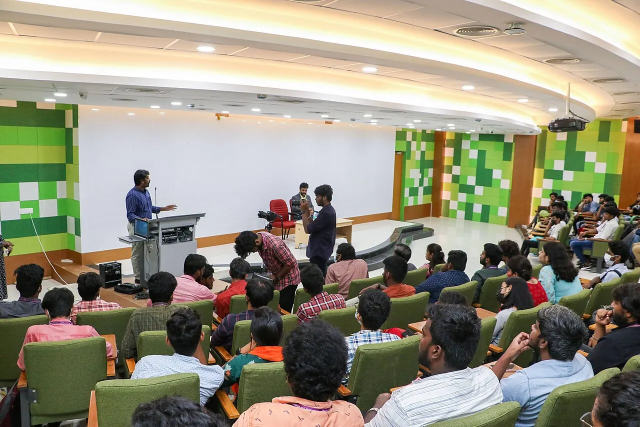
#> input picture v3/assets/img/commons-0j9a0195.webp, 1280 x 853 px (shown at 1/2 size)
$ python check_stage_contrast.py
#> lines starting #> are read from the running program, lines starting #| are printed output that depends on the picture
"""Contrast of the white stage headline over each chapter backdrop, with the 0.52 navy overlay, at 1440x900.
Samples the headline area (left 4-46%, middle 36-64%) and reports contrast of the light text colour against the 95th percentile
and the brightest pixel there. Needs >= 4.5 against the 95th percentile (large text needs 3 at minimum).
Usage (from v3/): python tools/check_stage_contrast.py [more image paths...]
"""
import os, sys
import numpy as np
from PIL import Image
ROOT = os.path.dirname(os.path.dirname(os.path.abspath(__file__)))
NAVY = np.array([10, 19, 37], np.float32); TEXT = np.array([244, 243, 238], np.float32); OV = 0.52
def lum(rgb):
    c = rgb / 255; c = np.where(c <= 0.03928, c / 12.92, ((c + 0.055) / 1.055) ** 2.4)
    return 0.2126 * c[..., 0] + 0.7152 * c[..., 1] + 0.0722 * c[..., 2]
def check(path, W=1440, H=900):
#> called with path = 'v3/assets/img/commons-0j9a0195.webp', W = 1440, H = 900
    im = Image.open(path).convert("RGB"); w, h = im.size; s = max(W / w, H / h)
#> in check, im is the input picture: PIL image 1280x853 RGB; mean R, G, B 150.1, 145.8, 126.7
#> after `w, h = im.size`: w = 1280; h = 853
#> after `s = max(W / w, H / h)`: s = 1.12
    im = im.resize((max(W, round(w * s)), max(H, round(h * s)))); l = (im.width - W) // 2; t = (im.height - H) // 2
#> after `im = im.resize((max(W, round(w * s)), max(H, round(h * s))))`:
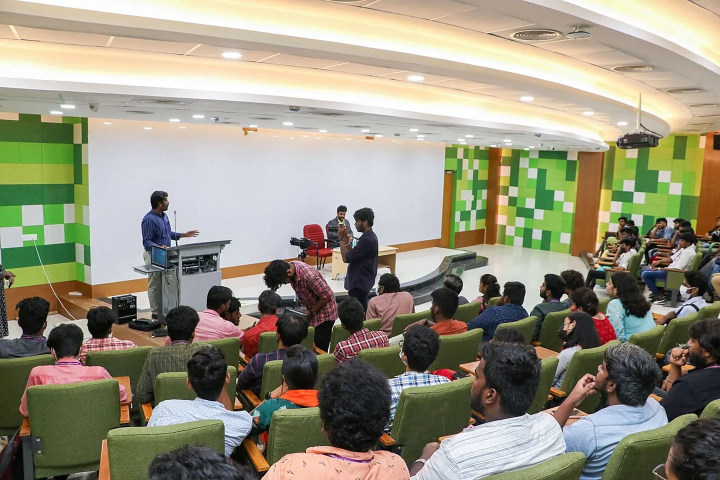
#> im: PIL image 1440x960 RGB (shown at 1/2 size); mean R, G, B 150.1, 145.8, 126.7
#> after `l = (im.width - W) // 2`: l = 0
#> after `t = (im.height - H) // 2`: t = 30
    a = np.asarray(im.crop((l, t, l + W, t + H)), np.float32) * (1 - OV) + NAVY * OV
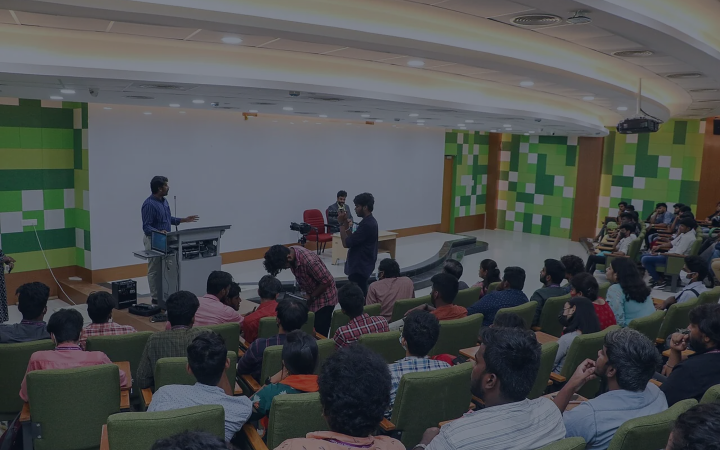
#> a: shape (900, 1440, 3) float32 (shown at 1/2 size); mean R, G, B 76.4, 79.4, 79.6
    reg = a[int(H * .36):int(H * .64), int(W * .04):int(W * .46)]
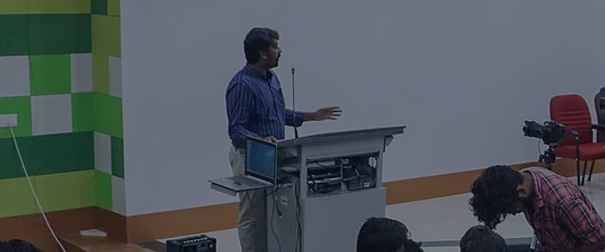
#> reg: shape (252, 605, 3) float32; mean R, G, B 80.7, 87, 92.1
    Lb = lum(reg); Lt = lum(TEXT)
#> in lum, `c = np.where(c <= 0.03928, c / 12.92, ((c + 0.055) / 1.055) ** 2.4)`:
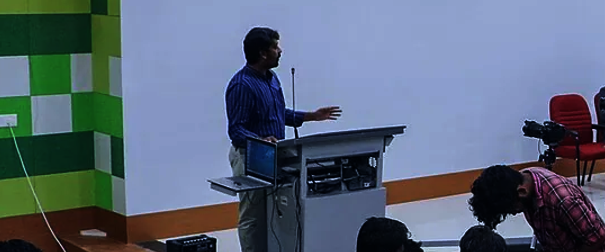
#> c: shape (252, 605, 3) float32; mean R, G, B 0.097, 0.111, 0.13; drawn with min black and max white
#> in lum, `return 0.2126 * c[..., 0] + 0.7152 * c[..., 1] + 0.0722 * c[..., 2]`:
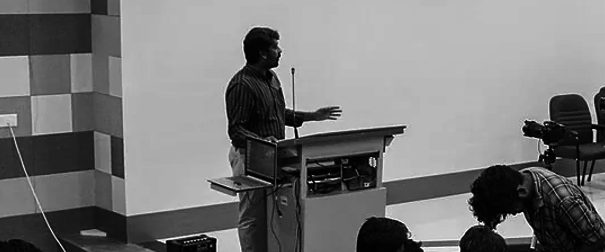
#> returned value: shape (252, 605) float32; min 0.00296, max 0.231, mean 0.109; drawn with min black and max white
#> after `Lt = lum(TEXT)`: Lt = 0.895
    c95 = (Lt + .05) / (np.percentile(Lb, 95) + .05); cmax = (Lt + .05) / (Lb.max() + .05)
#> after `c95 = (Lt + 0.05) / (np.percentile(Lb, 95) + 0.05)`: c95 = 4.28
#> after `cmax = (Lt + 0.05) / (Lb.max() + 0.05)`: cmax = 3.37
    return c95, cmax
if __name__ == "__main__":
    paths = sys.argv[1:] or [os.path.join(ROOT, "assets", "img", p) for p in
        ["commons-0j9a0195.webp", "bg/lab-research.webp", "bg/milan-dance.webp", "hero/lead.webp", "commons-rays-of-hope.webp"]]
    for p in paths:
        c95, cmax = check(p); print(f"{os.path.relpath(p, ROOT + chr(92) + 'assets' + chr(92) + 'img'):34} 95th pct {c95:5.2f}:1   brightest {cmax:5.2f}:1   {'OK' if c95 >= 4.5 else 'LOW'}")
#> after `c95, cmax = check(p)`: c95 = 4.28; cmax = 3.37
#> pass 2 of the loop `for p in paths:`:
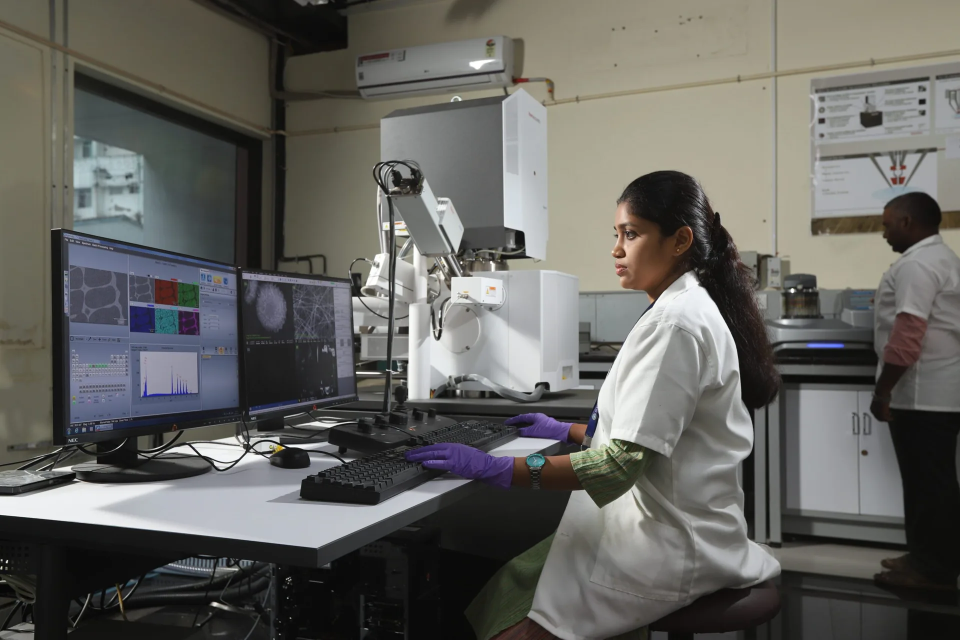
#> input picture v3/assets/img/bg/lab-research.webp, 1920 x 1280 px (shown at 1/2 size)
#> in check, im is the input picture: PIL image 1920x1280 RGB; mean R, G, B 100.2, 99.7, 95.7
#> im: PIL image 1440x960 RGB
#> in check (call 2), `reg = a[int(H * .36):int(H * .64), int(W * .04):int(W * .46)]`:
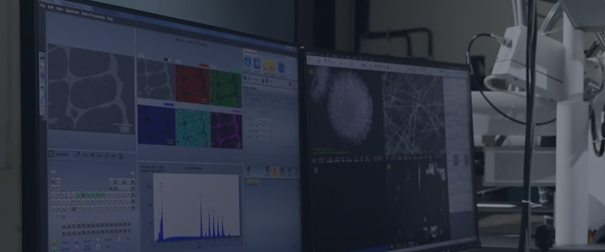
#> reg: shape (252, 605, 3) float32; mean R, G, B 49.2, 55, 68.1
#> in lum (call 3), `return 0.2126 * c[..., 0] + 0.7152 * c[..., 1] + 0.0722 * c[..., 2]`:
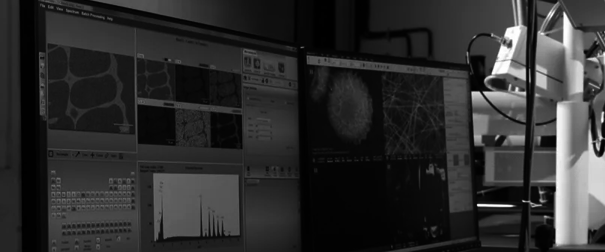
#> returned value: shape (252, 605) float32; min 0.00544, max 0.231, mean 0.0459; drawn with min black and max white
#> in check (call 2), `c95 = (Lt + 0.05) / (np.percentile(Lb, 95) + 0.05)`: c95 = 5.12
#> pass 3 of the loop `for p in paths:`:
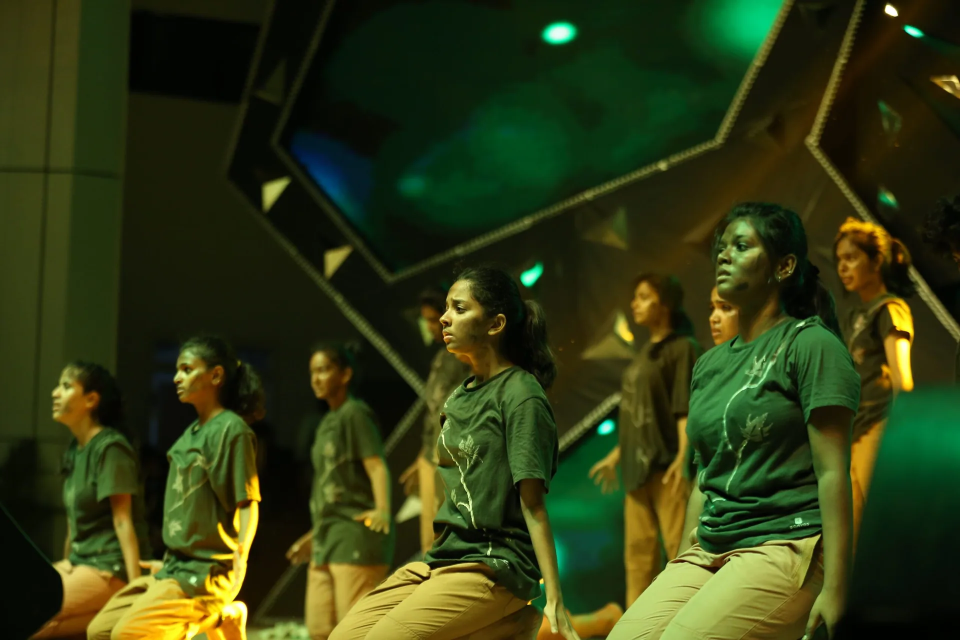
#> input picture v3/assets/img/bg/milan-dance.webp, 1920 x 1280 px (shown at 1/2 size)
#> in check, im is the input picture: PIL image 1920x1280 RGB; mean R, G, B 48, 57.8, 19.4
#> im: PIL image 1440x960 RGB
#> in check (call 3), `a = np.asarray(im.crop((l, t, l + W, t + H)), np.float32) * (1 - OV) +..`:
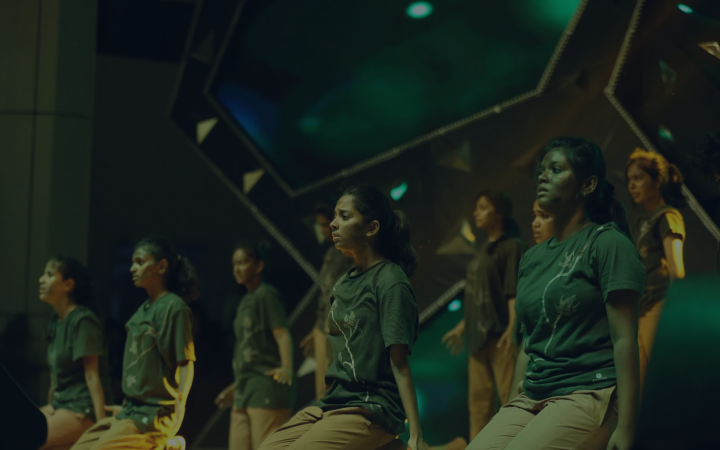
#> a: shape (900, 1440, 3) float32 (shown at 1/2 size); mean R, G, B 27.5, 37.1, 28.5
#> in lum (call 5), `return 0.2126 * c[..., 0] + 0.7152 * c[..., 1] + 0.0722 * c[..., 2]`:
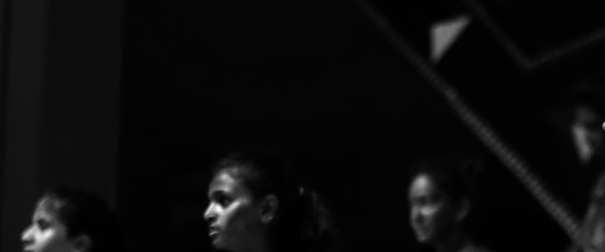
#> returned value: shape (252, 605) float32; min 0.00343, max 0.205, mean 0.0127; drawn with min black and max white
#> in check (call 3), `c95 = (Lt + 0.05) / (np.percentile(Lb, 95) + 0.05)`: c95 = 10.79
#> in check (call 3), `cmax = (Lt + 0.05) / (Lb.max() + 0.05)`: cmax = 3.71
#> `c95, cmax = check(p)`: c95 = 10.79; cmax = 3.71
#> the loop made 5 passes; the first 3 are shown
